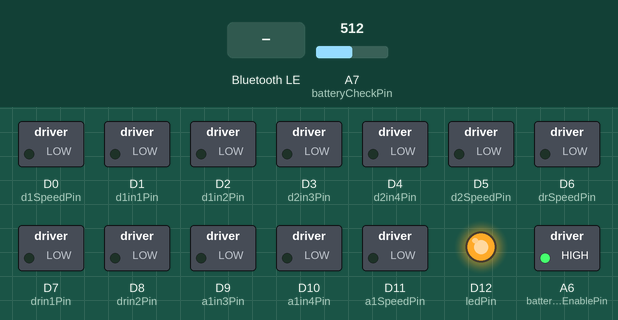
A sketch run on a simulated Arduino Nano 33 IoT. Parts: switched loads named in the sketch (green lamp = pin HIGH), output pins drawn as LEDs (lit = HIGH). Inputs (shaded band) come from the test bench; at power-on: A7 (batteryCheckPin) = 512. Nothing arrives over Bluetooth unless stated; a phone connects over Bluetooth LE 3 s after start.

Above: at 3.8 s.
3.9 s: Bluetooth LE write "1" received
At 5.1 s:
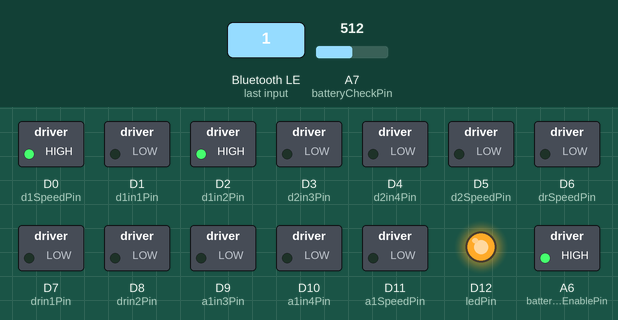
5.4 s: Bluetooth LE write "1" received
At 6.6 s:
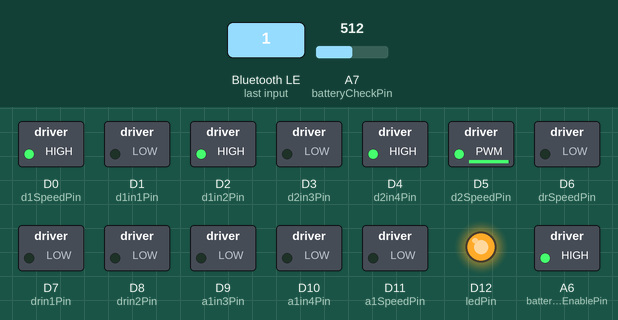
6.9 s: Bluetooth LE write "1" received
At 7.7 s:
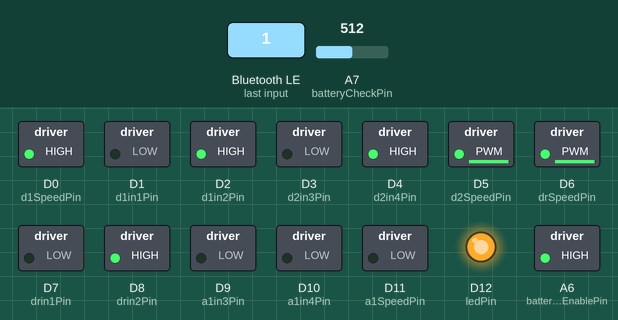
8.4 s: Bluetooth LE write "0" received
At 8.8 s:
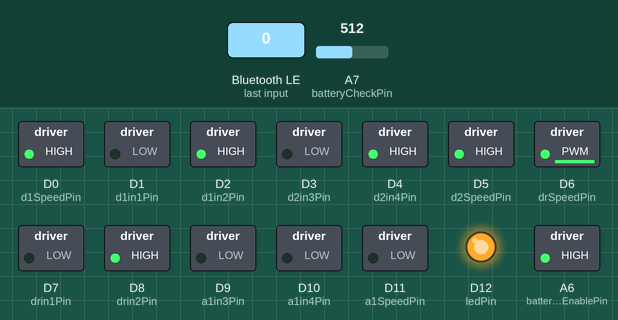
9.9 s: Bluetooth LE write "0" received
At 11.1 s:
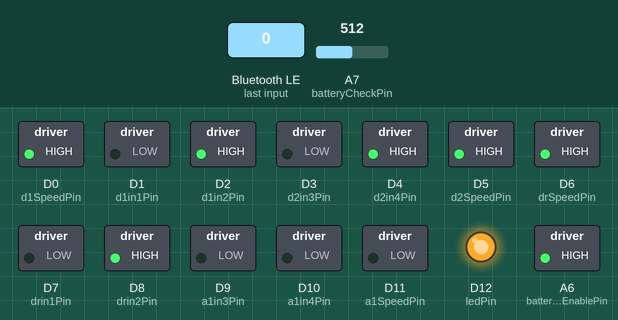
Timing chart, 0 to 12.4 s (numbered marks = the images above; inputs shaded):
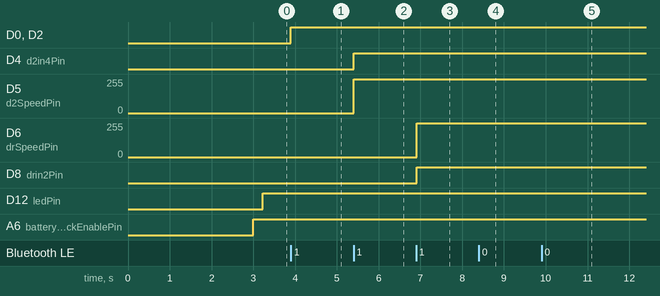

The sketch:

Driving.ino.ino
```cpp
#include <ArduinoBLE.h>

const int batteryCheckPin = A7;
const int batteryCheckEnablePin = 20;
const int ledPin = 12;
bool ledState = false;
const float R1 = 220000.0; // top resistor
const float R2 = 68000.0; // bottom resistor
const float ADC_REF = 3.3;
const int ADC_MAX = 4095;

const int d1SpeedPin = 0;
const int d1in1Pin = 1;
const int d1in2Pin = 2;
const int d2in3Pin = 3;
const int d2in4Pin = 4;
const int d2SpeedPin = 5;
const int drSpeedPin = 6;
const int drin1Pin = 7;
const int drin2Pin = 8;
const int a1in3Pin = 9;
const int a1in4Pin = 10;
const int a1SpeedPin = 11;

unsigned long lastReadTime = 0;
const unsigned long READ_INTERVAL = 2000; // read every 2 seconds
// --- State machine variables --- //
enum ReadState { IDLE, SETTLING, SAMPLING };
ReadState readState = IDLE;

unsigned long settleStart = 0;
const unsigned long SETTLE_TIME = 100;
// ms for RC filter
const int NUM_SAMPLES = 10;
int sampleCount = 0;
long sampleSum = 0;
float batteryVoltage = 0.0;


// Custom UUIDs
BLEService MOTORCAR("26738915-1234-4321-1234-1a2b3c4d5e6f");

BLEUnsignedCharCharacteristic d1Char(
  "4d3c2b1a-4321-1234-4321-d1d1d1d1d1d1",
  BLEWrite | BLEWriteWithoutResponse
);
BLEUnsignedCharCharacteristic d2Char(
  "4d3c2b1a-4321-1234-4321-d2d2d2d2d2d2",
  BLEWrite | BLEWriteWithoutResponse
);
BLEUnsignedCharCharacteristic drChar(
  "4d3c2b1a-4321-1234-4321-d0d0d0d0d0d0",
  BLEWrite | BLEWriteWithoutResponse
);
BLEUnsignedCharCharacteristic a1Char(
  "4d3c2b1a-4321-1234-4321-a1a1a1a1a1a1",
  BLEWrite | BLEWriteWithoutResponse
);
BLEUnsignedCharCharacteristic bChar(
  "4d3c2b1a-4321-1234-4321-babababababa",
  BLERead | BLENotify
);


void setup() {
  // Serial.begin(9600);
  pinMode(ledPin,OUTPUT);
  pinMode(d1SpeedPin,OUTPUT);
  pinMode(d1in1Pin,OUTPUT);
  pinMode(d1in2Pin,OUTPUT);
  pinMode(d2in3Pin,OUTPUT);
  pinMode(d2in4Pin,OUTPUT);
  pinMode(d2SpeedPin,OUTPUT);
  pinMode(drSpeedPin,OUTPUT);
  pinMode(drin1Pin, OUTPUT);
  pinMode(drin2Pin, OUTPUT);
  pinMode(a1in3Pin,OUTPUT);
  pinMode(a1in4Pin,OUTPUT);
  pinMode(a1SpeedPin,OUTPUT);

  pinMode(batteryCheckPin,INPUT);
  pinMode(batteryCheckEnablePin,OUTPUT);


  if (!BLE.begin()) {
    while (1); // halt if BLE fails
  }

  BLE.setLocalName("CDJST Motor Car");
  BLE.setAdvertisedService(MOTORCAR);

  MOTORCAR.addCharacteristic(d1Char);
  MOTORCAR.addCharacteristic(d2Char);
  MOTORCAR.addCharacteristic(drChar);
  MOTORCAR.addCharacteristic(a1Char);
  MOTORCAR.addCharacteristic(bChar);

  BLE.addService(MOTORCAR);

  d1Char.writeValue(0);
  d2Char.writeValue(0);
  drChar.writeValue(0);
  a1Char.writeValue(0);
  bChar.writeValue(0);
  BLE.advertise();
}

void loop() {
  BLEDevice central = BLE.central();

  if (central) {
    while (central.connected()) {
      if(ledState){digitalWrite(ledPin,HIGH);}
      unsigned long now = millis();


      if (d1Char.written()) {
        int speed = d1Char.value();
        if(speed>127){
          speed = map(speed,127,255,0,255);
          digitalWrite(d1in1Pin,HIGH);
          digitalWrite(d1in2Pin,LOW);
        }else if(speed == 127){
          speed = 0;
        }else{
          speed = map(speed,127,0,0,255);
          digitalWrite(d1in2Pin,HIGH);
          digitalWrite(d1in1Pin,LOW);
        }
        analogWrite(d1SpeedPin, speed);
      }

      if (d2Char.written()) {
        int speed2 = d2Char.value();
        if(speed2>127){
          speed2 = map(speed2,127,255,0,255);
          digitalWrite(d2in3Pin,HIGH);
          digitalWrite(d2in4Pin,LOW);
        }else if(speed2 == 127){
          speed2 = 0;
        }else{
          speed2 = map(speed2,127,0,0,255);
          digitalWrite(d2in4Pin,HIGH);
          digitalWrite(d2in3Pin,LOW);
        }
        analogWrite(d2SpeedPin, speed2);
      }

      if (drChar.written()) {
        int speed3 = drChar.value();
        if(speed3>127){
          speed3 = map(speed3,127,255,0,255);
          digitalWrite(drin1Pin,HIGH);
          digitalWrite(drin2Pin,LOW);
        }else if(speed3 == 127){
          speed3 = 0;
        }else{
          speed3 = map(speed3,127,0,0,255);

          digitalWrite(drin2Pin,HIGH);
          digitalWrite(drin1Pin,LOW);
        }
        analogWrite(drSpeedPin, speed3);
      }
      if (a1Char.written()) {
        int speed4 = a1Char.value();
        digitalWrite(a1in3Pin,HIGH);
        analogWrite(a1SpeedPin, speed4);
      }

      switch (readState) {
        case IDLE:
          if (now - lastReadTime >= READ_INTERVAL) {
            lastReadTime = now;
            digitalWrite(batteryCheckEnablePin, HIGH);// turn divider on
            settleStart = now;
            readState = SETTLING;
          }
          break;
          case SETTLING:
            if (now - settleStart >= SETTLE_TIME) {
              sampleSum = 0;
              sampleCount = 0;
              readState = SAMPLING;
            }
            break;
          case SAMPLING:
            sampleSum += analogRead(batteryCheckPin);
            sampleCount++;
            if (sampleCount >= NUM_SAMPLES) {
              // digitalWrite(batteryCheckEnablePin, LOW); // turn divider off
              // Serial.println(sampleSum);
              float adc = sampleSum / float(NUM_SAMPLES);
              // Serial.println(adc);
              float vPin = (adc / ADC_MAX) * ADC_REF;
              // Serial.println(vPin);
              batteryVoltage = vPin * ((R1 + R2) / R2)*((R1 + R2) / R2);
              // Serial.println(batteryVoltage);
              bChar.writeValue(batteryVoltage);

              if(batteryVoltage<8){
                ledState = true;
              }

            // int percent = map(batteryVoltage * 100, 960, 1150, 0, 100);


            // bChar.writeValue(percent);
              readState = IDLE;
            }
            break;

          }
      delay(10); // keep connection stable
    }
  }
}
```

Measured:
- after the input at 3.9 s, D0 (d1SpeedPin), D2 (d1in2Pin): LOW → HIGH at once
- after the input at 5.4 s, D4 (d2in4Pin): LOW → HIGH at once; D5 (d2SpeedPin): 0/255 → 252/255 at once
- after the input at 6.9 s, D6 (drSpeedPin): 0/255 → 252/255 at once; D8 (drin2Pin): LOW → HIGH at once
- after the input at 8.4 s, D5 (d2SpeedPin): 252/255 → 255/255 at once
- after the input at 9.9 s, D6 (drSpeedPin): 252/255 → 255/255 at once
